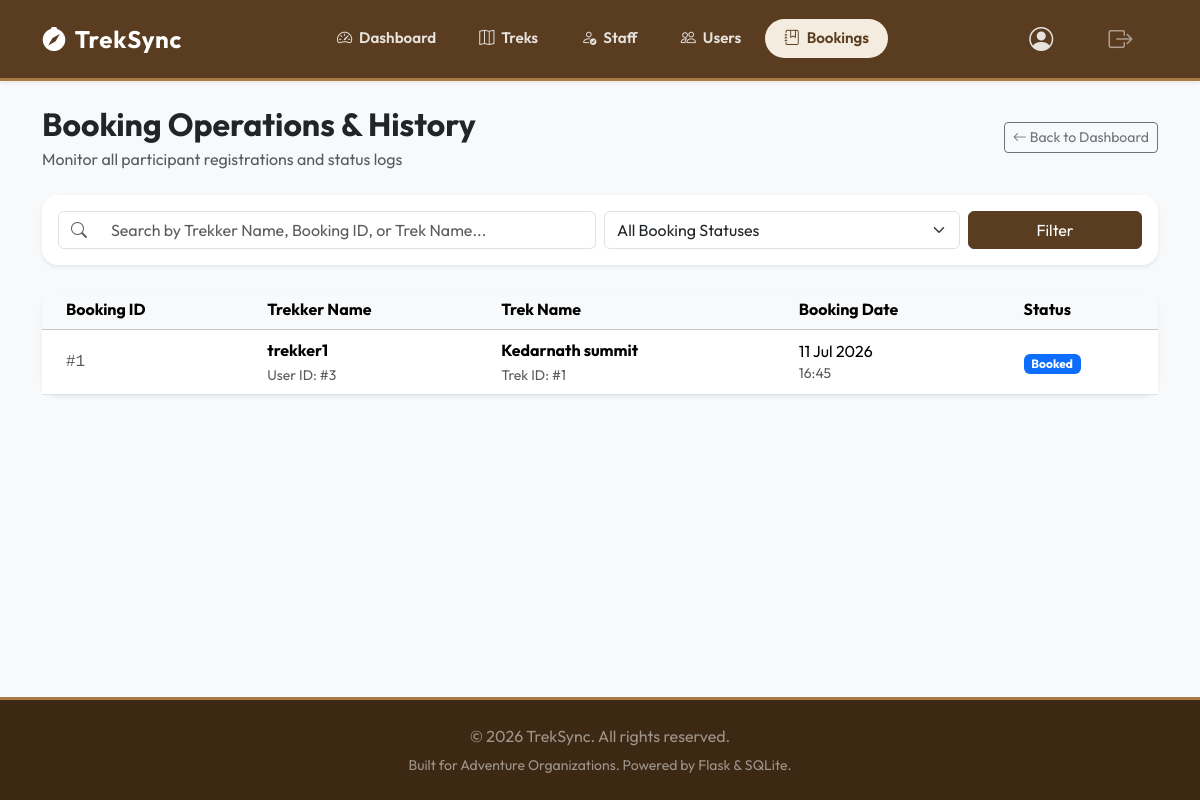
/admin/bookings (signed in), run on an earlier commit of the app's database.
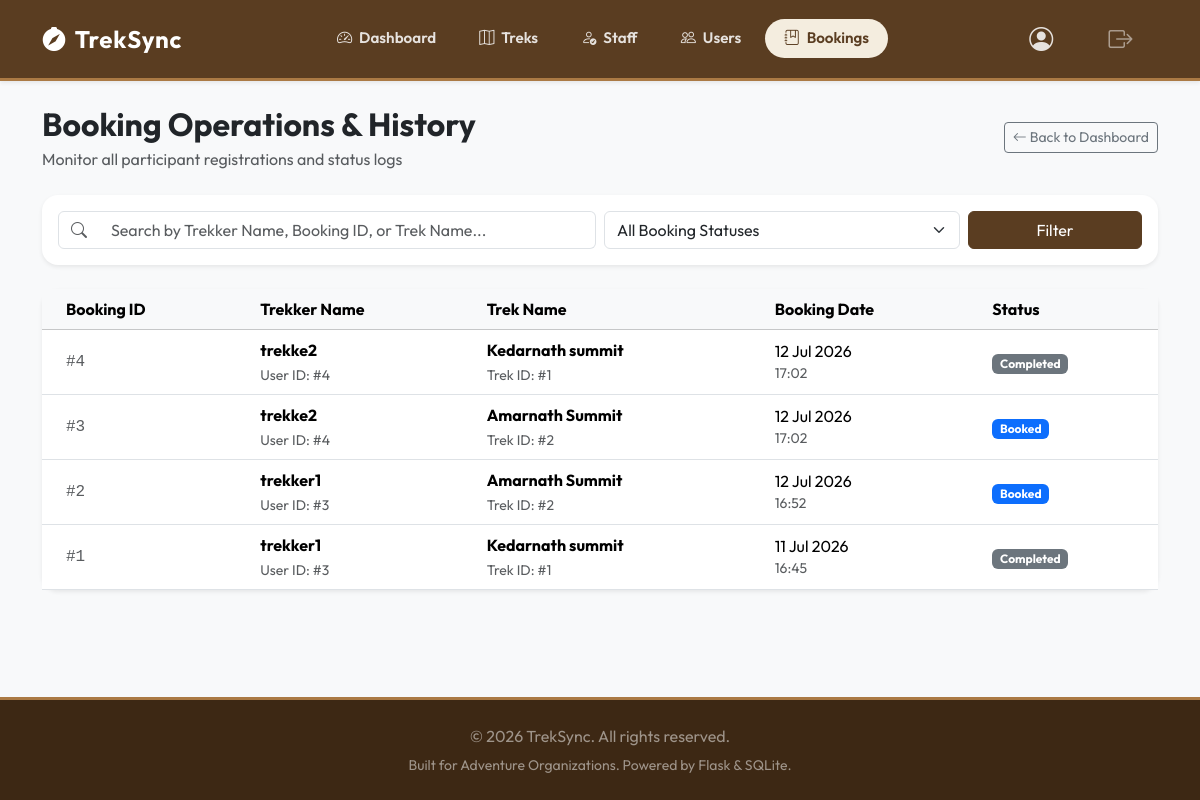
And on a later commit of the database.
### models.py (models this page shows, shortened)
class Booking(db.Model):
    __tablename__ = 'booking'
    id = db.Column(db.Integer, primary_key=True)
    user_id = db.Column(db.Integer, db.ForeignKey('user.id'), nullable=False)
    trek_id = db.Column(db.Integer, db.ForeignKey('trek.id'), nullable=False)
    booking_date = db.Column(db.DateTime, default=datetime.utcnow)
    status = db.Column(db.String(20), default='Booked')  # 'Booked', 'Cancelled', 'Completed'
    user = db.relationship('User', back_populates='bookings')
    trek = db.relationship('Trek', back_populates='bookings')

class User(db.Model, UserMixin):
    __tablename__ = 'user'
    id = db.Column(db.Integer, primary_key=True)
    username = db.Column(db.String(80), unique=True, nullable=False)
    email = db.Column(db.String(120), unique=True, nullable=False)
    password_hash = db.Column(db.String(255), nullable=False)
    role = db.Column(db.String(20), nullable=False)  # 'admin', 'staff', 'trekker'
    is_active = db.Column(db.Boolean, default=True)  # Admin can deactivate
    is_blacklisted = db.Column(db.Boolean, default=False)  # Admin can blacklist
    profile = db.relationship('StaffProfile', back_populates='user', uselist=False, cascade="all, delete-orphan")
    bookings = db.relationship('Booking', back_populates='user', cascade="all, delete-orphan")
    assigned_treks = db.relationship('Trek', back_populates='staff', foreign_keys='Trek.staff_id')

class Trek(db.Model):
    __tablename__ = 'trek'
    id = db.Column(db.Integer, primary_key=True)
    name = db.Column(db.String(100), nullable=False)
    location = db.Column(db.String(100), nullable=False)
    difficulty = db.Column(db.String(20), nullable=False)  # 'Easy', 'Moderate', 'Hard'
    duration = db.Column(db.Integer, nullable=False)  # in days
    max_slots = db.Column(db.Integer, nullable=False)
    available_slots = db.Column(db.Integer, nullable=False)
    staff_id = db.Column(db.Integer, db.ForeignKey('user.id'), nullable=True)  # Assigned staff
    status = db.Column(db.String(20), default='Pending')  # 'Pending', 'Approved', 'Open', 'Closed', 'Completed'
    start_date = db.Column(db.Date, nullable=False)
    end_date = db.Column(db.Date, nullable=False)
    staff = db.relationship('User', back_populates='assigned_treks', foreign_keys=[staff_id])
    bookings = db.relationship('Booking', back_populates='trek', cascade="all, delete-orphan")

### app.py (the view)
@app.route('/admin/bookings')
@login_required
@admin_required
def admin_bookings():
    search_query = request.args.get('q', '').strip()
    filter_status = request.args.get('status', '').strip()
    query = Booking.query.join(User, Booking.user_id == User.id).join(Trek, Booking.trek_id == Trek.id)
    if search_query:
        if search_query.isdigit():
            query = query.filter((User.username.like(f"%{search_query}%")) | (Trek.name.like(f"%{search_query}%")) | (Booking.id == int(search_query)))
        else:
            query = query.filter((User.username.like(f"%{search_query}%")) | (Trek.name.like(f"%{search_query}%")))
    if filter_status:
        query = query.filter(Booking.status.ilike(filter_status))
    bookings = query.order_by(Booking.booking_date.desc()).all()
    return render_template('admin/bookings.html', bookings=bookings, search_query=search_query, filter_status=filter_status)

### app.py (called while the page is built)
@login_manager.user_loader
def load_user(user_id):
    return User.query.get(int(user_id))

def admin_required(f):
    @wraps(f)
    def decorated_function(*args, **kwargs):
        if not current_user.is_authenticated or current_user.role != 'admin':
            flash('Access denied. Admin role required.', 'error')
            return redirect(url_for('home'))
        return f(*args, **kwargs)
    return decorated_function

### templates/admin/bookings.html (shortened to what the changed rows need)
{% extends "base.html" %}
{% block content %}
<div class="container">
    <div class="d-flex flex-column flex-md-row justify-content-between align-items-md-center gap-3 mb-4">
        <div>
            <h1 class="h2 fw-bold mb-1">Booking Operations & History</h1>
        </div>
    </div>
    <div class="card border-0 shadow-sm">
        <div class="card-body p-0">
            {% if bookings %}
                <div class="table-responsive">
                    <table class="table table-hover align-middle mb-0">
                        <thead class="table-light">
                            <tr>
                                <th class="ps-4">Booking ID</th>
                                <th>Trekker Name</th>
                                <th>Trek Name</th>
                                <th>Booking Date</th>
                                <th>Status</th>
                            </tr>
                        </thead>
                        <tbody>
                            {% for booking in bookings %}
                                <tr>
                                    <td class="ps-4 font-monospace text-muted">#{{ booking.id }}</td>
                                    <td>
                                        <div class="fw-bold">{{ booking.user.username }}</div>
                                        <small class="text-muted">User ID: #{{ booking.user.id }}</small>
                                    </td>
                                    <td>
                                        <div class="fw-bold">{{ booking.trek.name }}</div>
                                        <small class="text-muted">Trek ID: #{{ booking.trek.id }}</small>
                                    </td>
                                    <td>
                                        <span>{{ booking.booking_date.strftime('%d %b %Y') }}</span>
                                        <small class="text-muted d-block">{{ booking.booking_date.strftime('%H:%M') }}</small>
                                    </td>
                                    <td>
                                        <span class="badge text-capitalize
                                            {% if booking.status == 'booked' or booking.status == 'Booked' %}bg-primary
                                            {% elif booking.status == 'cancelled' or booking.status == 'Cancelled' %}bg-danger
                                            {% else %}bg-secondary{% endif %}">
                                            {{ booking.status }}
                                        </span>
                                    </td>
                                </tr>
                            {% endfor %}
                        </tbody>
                    </table>
                </div>
            {% else %}
                <div class="p-5 text-center text-muted">
                    <i class="bi bi-journal-x fs-1 mb-2 d-block"></i>
                    No bookings found matching the criteria.
                </div>
            {% endif %}
        </div>
    </div>
</div>
{% endblock %}

What changed in the data, as far as the page shows it:
added Booking: id "4", user.username "trekke2", user.id "4", trek.name "Kedarnath summit", trek.id "1", booking_date "12 Jul 2026", booking_date "17:02", status "Completed"
added Booking: id "3", user.username "trekke2", user.id "4", trek.name "Amarnath Summit", trek.id "2", booking_date "12 Jul 2026", booking_date "17:02", status "Booked"
added Booking: id "2", user.username "trekker1", user.id "3", trek.name "Amarnath Summit", trek.id "2", booking_date "12 Jul 2026", booking_date "16:52", status "Booked"
changed Booking "11 Jul 2026": status "Booked" → "Completed"
